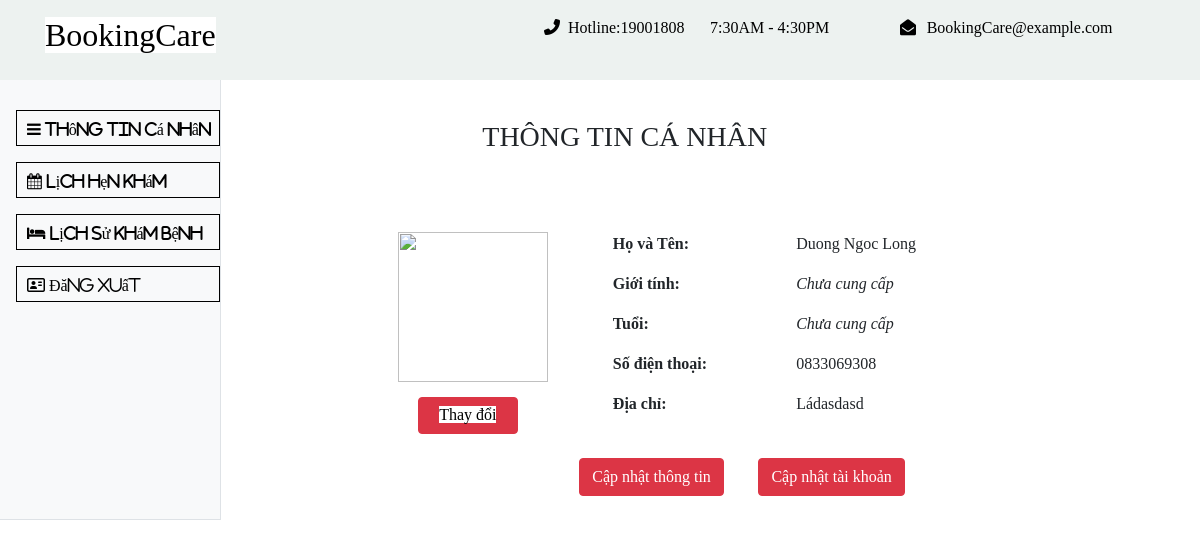
Page /info_Patient.php (signed in) on the committed database.
### tables this page shows
CREATE TABLE `user` (
  `id_user` int(11) NOT NULL,
  `unique_id` int(11) NOT NULL,
  `username` varchar(255) NOT NULL,
  `password` varchar(255) NOT NULL,
  `fullname` varchar(255) NOT NULL,
  `attribute` varchar(30) NOT NULL,
  `lname` varchar(255) NOT NULL,
  `age` int(11) DEFAULT NULL,
  `gioitinh` varchar(255) NOT NULL,
  `address` varchar(255) NOT NULL,
  `sdt` varchar(255) NOT NULL,
  `email` varchar(255) NOT NULL,
  `image` varchar(255) NOT NULL,
  `status` varchar(255) NOT NULL
);

### mvc/controller/source.php (called while the page is built, shortened)
<?php
	class Mclass {
		function connDB(){
			$conn = mysqli_connect("localhost", "root", '', "bookingcare_cnm");
			$conn -> set_charset("utf8");
			if(!$conn):
				echo 'lỗi không kết nối'.mysqli_error();
			else:
				return $conn;
			endif;
		}
		function show_info($username){
			$conn = $this->connDB();
			$sql = "select * from user where username = '$username'";
			$result = mysqli_query($conn ,$sql);
			$user = mysqli_fetch_assoc($result);
			return $user;
		}
 	}
?>

### info_Patient.php (the view, shortened to what this page needs)
<?php
	include './mvc/controller/source.php';
  $p = new Mclass;
  $username = $_COOKIE['username'];
  $user = $p->show_info($username);
?>
        <center><h3>THÔNG TIN CÁ NHÂN</h3></center>
        <div class="row" style="padding-top: 70px; margin-left:30px;">
          <div class="col-2"></div>
          <div class="col-3 text-center" style="padding-right: 200px; ">
            <img src="./mvc/view/image/anh_dai_dien/<?php echo $user['image'] == true ? $user['image'] :'demo_avatar.jpeg';?>" width="150px" height="150px">
            <button class="btn btn-danger" style="width:100px; padding-top:5px; margin-top:15px; margin-left:20px;"><a href ="#" data-toggle="modal" data-target="#change_image">Thay đổi</a></button>
          </div>
          <?php if($user): ?>
          <div class="col-3">
            <p class="font-weight-bolder">Họ và Tên:</p>
            <p class="font-weight-bolder">Giới tính:</p>
            <p class="font-weight-bolder">Tuổi:</p>
            <p class="font-weight-bolder">Số điện thoại:</p>
            <p class="font-weight-bolder">Địa chỉ:</p>
          </div>
          <div class="col-4.5 ">
            <p><?php echo $user['fullname']; ?></p>
            <p><?php echo $user['gioitinh'] == false ? "<span class='font-italic font-weight-light'>Chưa cung cấp</span>": $user['gioitinh']; ?></p>
            <p><?php echo $user['age'] == false ? "<span class='font-italic font-weight-light'>Chưa cung cấp</span>": $user['age']; ?></p>
            <p><?php echo $user['sdt'] == false ? "<span class='font-italic font-weight-light'>Chưa cung cấp</span>": $user['sdt']; ?></p>
            <p><?php echo $user['address'] == false ? "<span class='font-italic font-weight-light'>Chưa cung cấp</span>": $user['address']; ?></p>
          </div>
          <?php endif;?>
        </div>
        <div class="row m-4">
          <div class="col text-center"><button style="margin-left:300px;" class="btn btn-danger" data-toggle="modal" data-target="#modalUpdate">Cập nhật thông tin</button></div>
          <form action="http://localhost/congnghemoi/private_setup.php" style="margin-right: 100px;">
              <button class="btn btn-danger" type="submit">Cập nhật tài khoản</button>
          </form>
        </div>

### info_Patient.php (style rules this page uses)
.row a { background-color: white; color:black; }
body { font-family:times; }

### rows in the picture
user: fullname "Duong Ngoc Long", sdt "0833069308", address "Ládasdasd"
